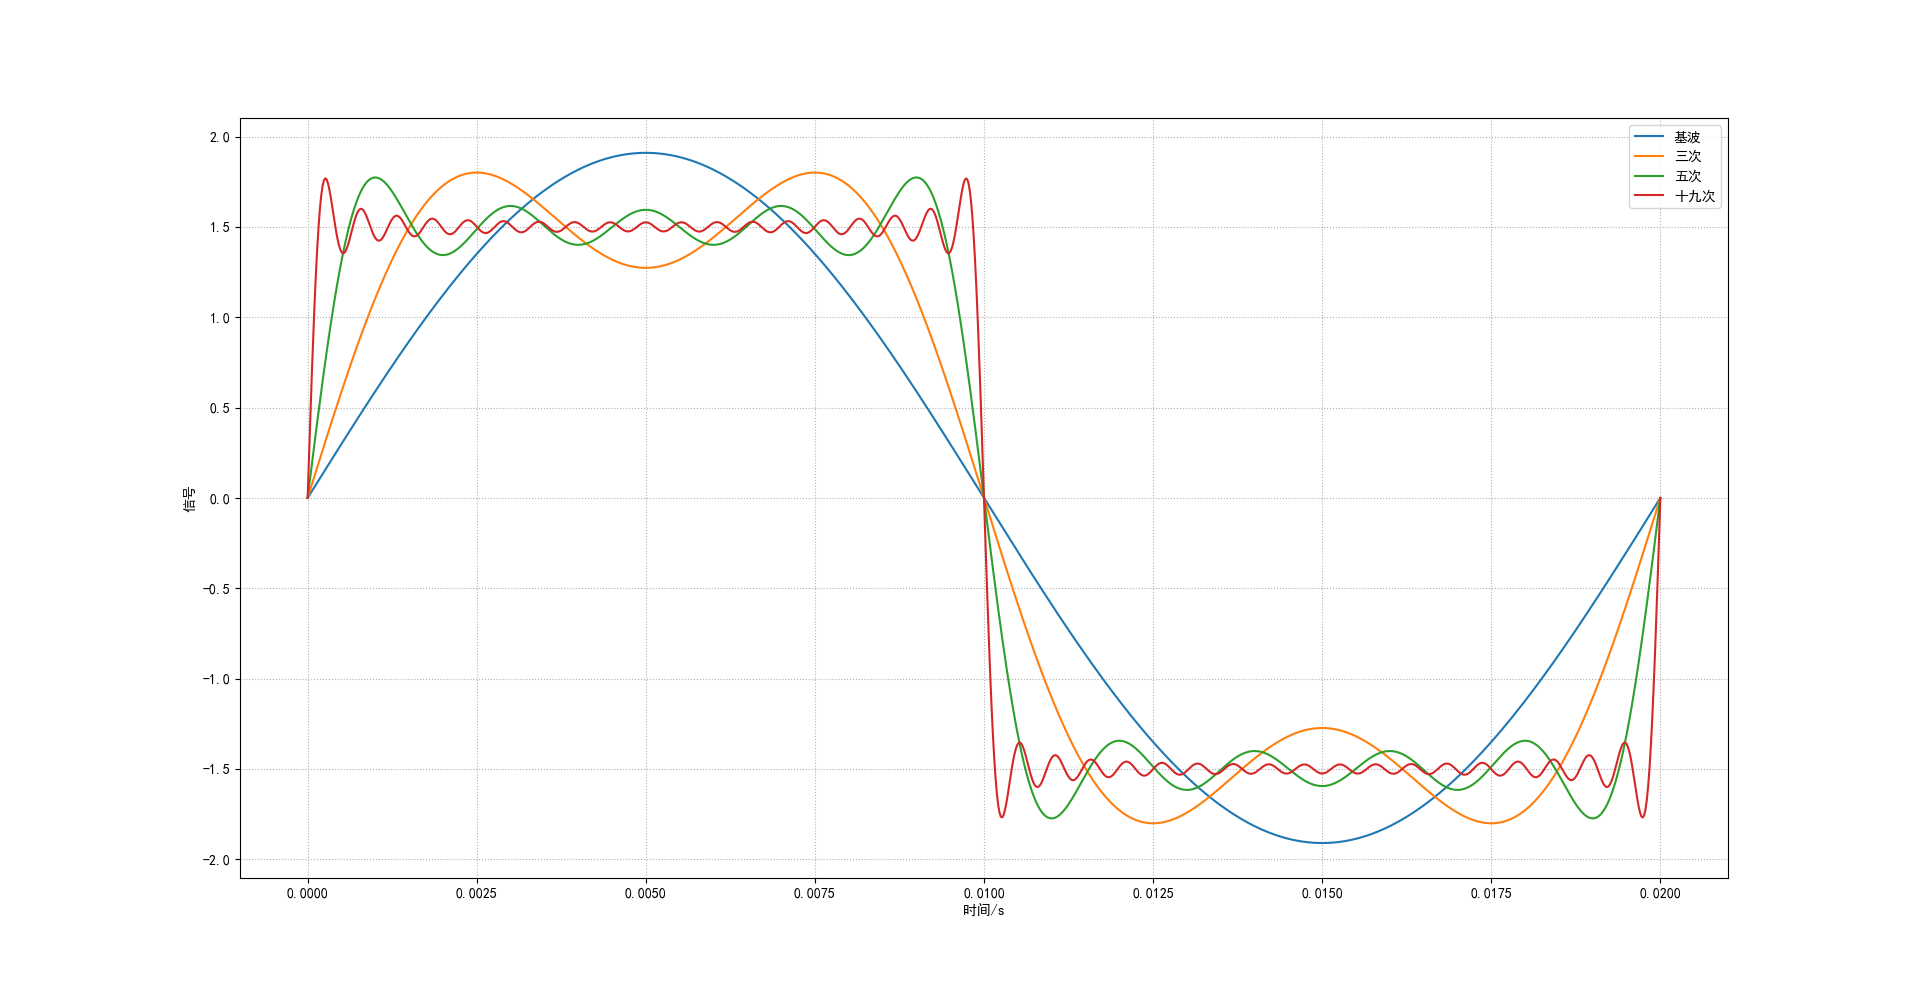

This figure's Python source:
"""
    三角函数 合成方波
"""
import numpy as np
import matplotlib.pyplot as plt
from matplotlib.pylab import mpl
 
mpl.rcParams['font.sans-serif'] = ['SimHei']   #显示中文
mpl.rcParams['axes.unicode_minus']=False       #显示负号

# 准备x值
x = np.linspace(0, 0.02, 1000)

# 叠加1条曲线 组成方波
n =1
y1 = np.zeros(1000)
for i in range(1, n + 1):
    y1 += (6/np.pi) * np.sin(2*np.pi*50*(2*i-1)*x)/(2*i-1)

# 叠加2条曲线 组成方波
n =2
y2 = np.zeros(1000)
for i in range(1, n + 1):
    y2 += (6/np.pi) * np.sin(2*np.pi*50*(2*i-1)*x)/(2*i-1)

# 叠加5条曲线 组成方波
n =5
y3 = np.zeros(1000)
for i in range(1, n + 1):
    y3 += (6/np.pi) * np.sin(2*np.pi*50*(2*i-1)*x)/(2*i-1)

# 叠加19条曲线 组成方波
n =19
y4 = np.zeros(1000)
for i in range(1, n + 1):
    y4 += (6/np.pi) * np.sin(2*np.pi*50*(2*i-1)*x)/(2*i-1)


# 绘制图片
plt.grid(linestyle=":")
plt.plot(x, y1, label="基波")
plt.plot(x, y2, label="三次")
plt.plot(x, y3, label="五次")
plt.plot(x, y4, label="十九次")
plt.xlabel("时间/s")
plt.ylabel("信号")

plt.legend()
plt.show()
